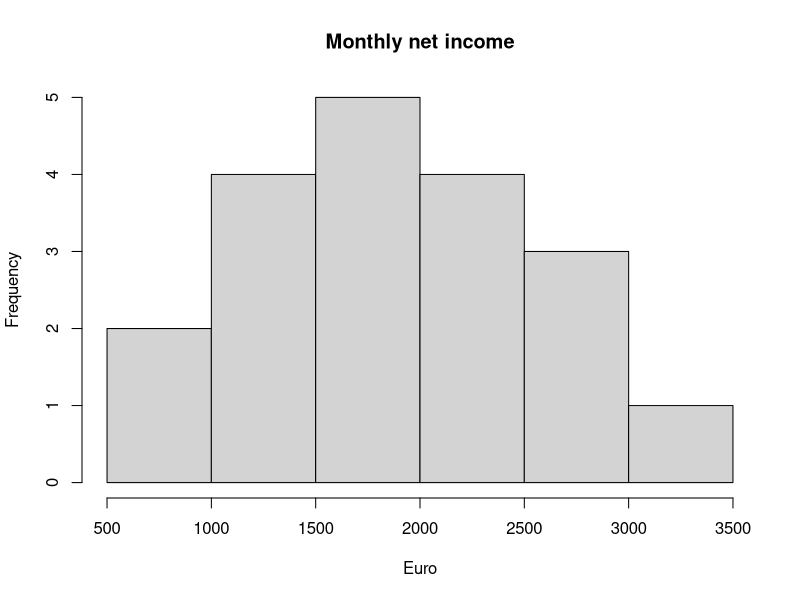
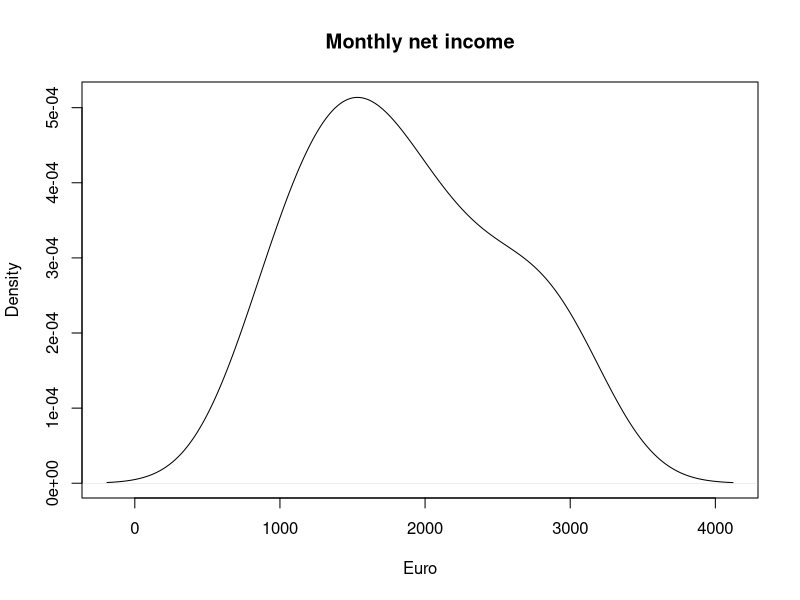
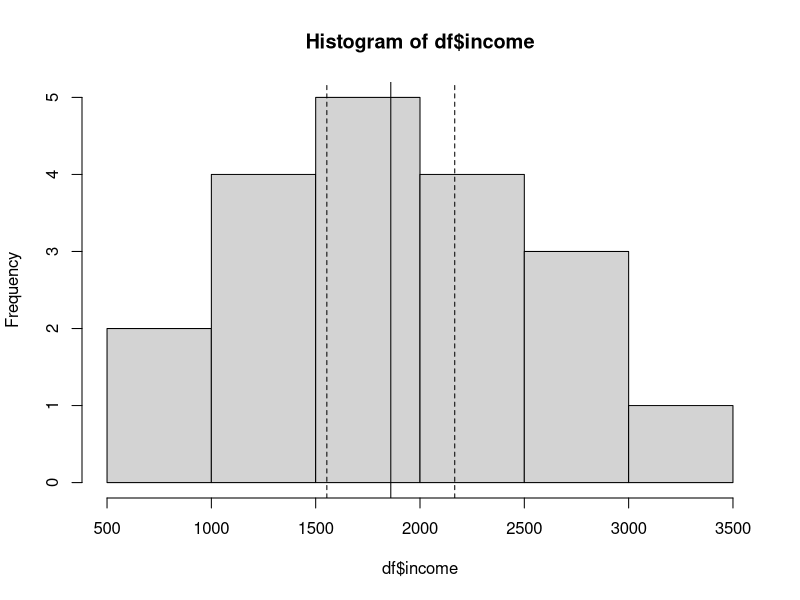
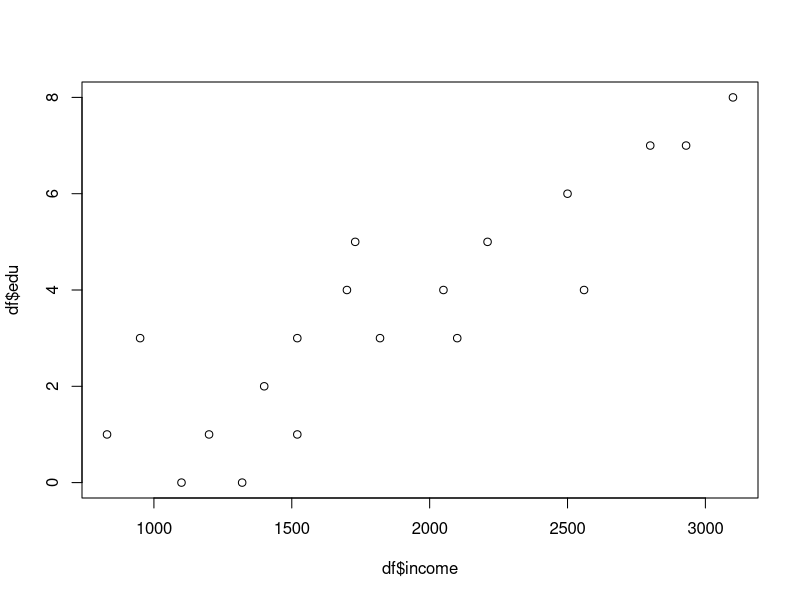
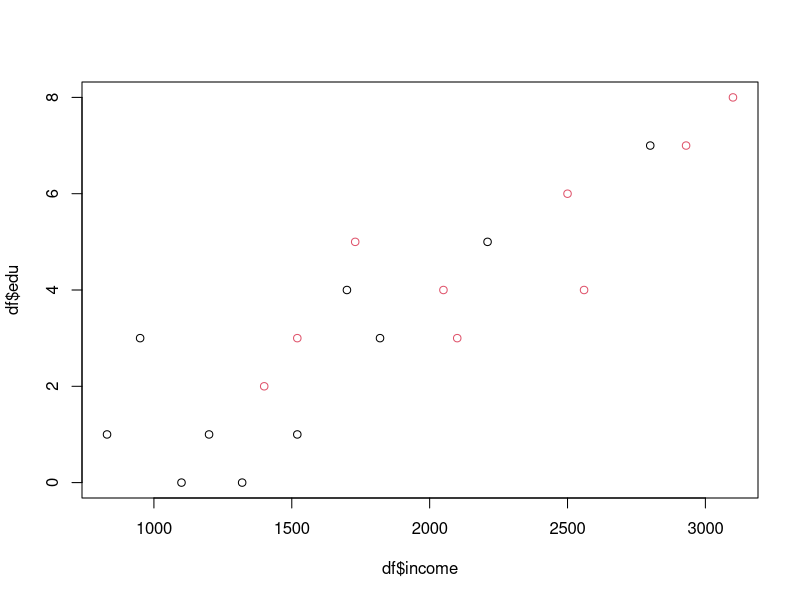
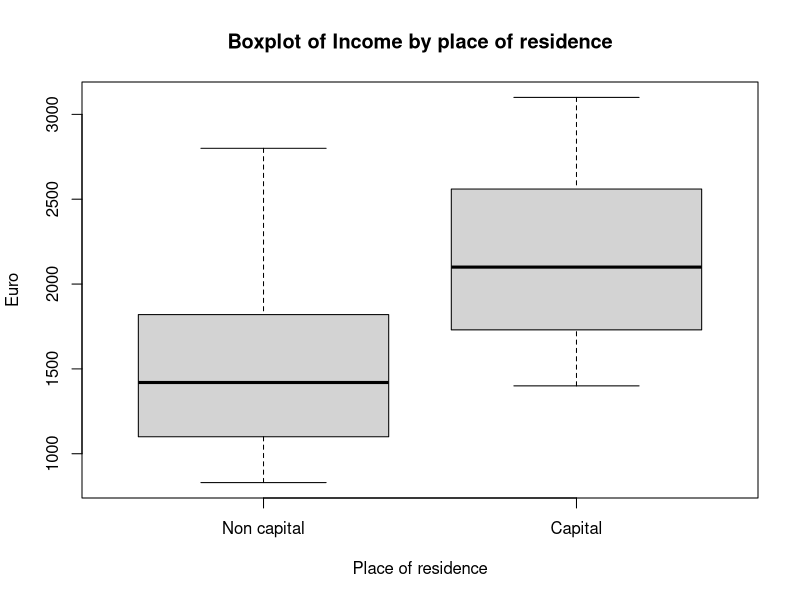
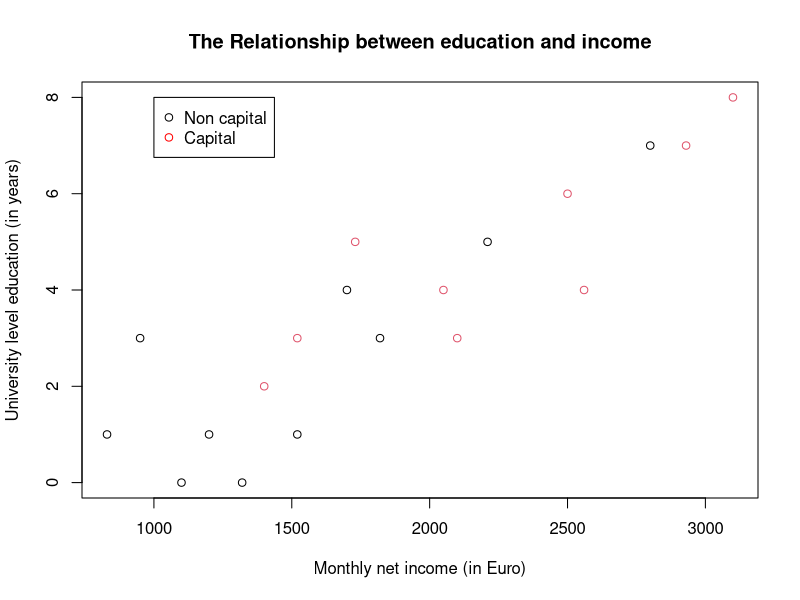

Write R code to recreate these figures, in order.
# Applied Statistical Analysis I      
# Tutorial 2: Hypothesis testing, experiments, difference in means                       

# Get working directory
getwd()

# Set working directory 
setwd("/Users/hannahfrank/StatsI_Fall2023_prep")
getwd()

# Agenda
# (a.) Descriptive analysis
# (b.) Confidence intervals
# (c.) Significance test for a mean
# (d.) Significance test for a difference in means

### Research Question -----------
# Is there a relationship between education and income?

# Load data 
df <- read.csv("datasets/fictional_data.csv")

# Selection of variables
# Education: University level education in years
# Income: Monthly net income
# Capital: Whether the person lives in capital or not

### (a.) Descriptive analysis ----------

# First step, look at data
View(df)
head(df)
str(df) # Structure of R object
?str

mean(df$income) # Central tendency, mean
var(df$income) # Variability, variance
sd(df$income) # Variability, standard deviation
sd(df$income)/sqrt(length(df$income)) # Variability, standard **error**

# Step by step
df$income # Access variable
length(df$income) # Number of observations
sqrt(length(df$income)) # Take square root
sqrt(19)

# Get summary statistics for entire dataset
summary(df)

# Some quick visualizations, to look at distribution
hist(df$income,
     #breaks = 20,
     main="Monthly net income",
     xlab="Euro")

plot(density(df$incom),
     main="Monthly net income",
     xlab="Euro")

# Which kind of inferences can we make with regards to the population,
# based on the sample data?
mean(df$income) # Sample mean is estimate for population mean
sd(df$income)/sqrt(length(df$income)) 
# Standard **error** (Sample standard deviation adjusted by sample size)
# is estimate for standard deviation of the sampling distribution

# Why do we need standard error? --> to calculate measures of
# uncertainty for our point estimate (e.g., confidence intervals, and p-values)

# (b.) Confidence intervals --------
# Definition: Point estimate +/- Margin of error, 
# where margin of error is a multiple of the standard error

# What do we need?
mean(df$income) # Point estimate
sd(df$income)/sqrt(length(df$income)) # Standard error

# How to find the multiple?
# Looking at the normal distribution, we see that 
# 95% of observations lie within +/-1.96 (approximately 2)
# standard errors of point estimate 

# The **approximate** solution 
# Lower bound, 95 confidence level
upper_95 = mean(df$income)+(1.96*sd(df$income)/sqrt(length(df$income)))

# Upper bound, 95 confidence level
lower_95 = mean(df$income)-(1.96*sd(df$income)/sqrt(length(df$income)))

# Print
lower_95
mean(df$income)
upper_95

# The **precise** solution, using normal distribution
# Lower bound, 95 confidence level
lower_95_n <- qnorm(0.025, 
                    mean = mean(df$incom), 
                    sd = (sd(df$income)/sqrt(length(df$income))))

# Upper bound, 95 confidence level
upper_95_n <- qnorm(0.975,
                    mean = mean(df$income),
                    sd = (sd(df$incom)/sqrt(length(df$income))))

# Step by step
?qnorm
qnorm(0.025) # value for first 2.5%
qnorm(0.975) # value last 2.5%
qnorm(0.025, mean=2, sd=0.4) # Change mean and standard error

# Print
lower_95_n
mean(df$income)
upper_95_n

# How to calculate 99% confidence intervals?
# When to use normal distribution and when to use t distribution?

# The **precise** solution, using t distribution
t_score <- qt(0.995, df=length(df$income)-1)
lower_99_t <- mean(df$income)-(t_score)*(sd(df$income)/sqrt(length(df$income)))
upper_99_t <- mean(df$income)+(t_score)*(sd(df$income)/sqrt(length(df$income)))

# Step by step 
?qt
qt(0.005, df=length(df$income)-1) # critical value for first 0.5%
qt(0.995, df=length(df$income)-1) # last 0.5%
qt(0.005, df=length(df$income)-1, lower.tail=FALSE) # last 0.5%

# Print
lower_99_t
mean(df$income)
upper_99_t

# Update Histogram 
hist(df$income)
abline(v=mean(df$income),col="black")
abline(v=lower_95,col="black",lty="dashed")
abline(v=upper_95,col="black",lty="dashed")

# Is there a relationship between education and income?

# Scatter plot 
plot(df$income,df$edu)
plot(df$income,df$edu,
     col=df$cap+1) # Color over third variable (+1, because first color in R is white)

# Improve visualization and save
png(file="tutorials/02/scatter_plot.png")
plot(df$income,
     df$edu,
     col=df$cap+1,
     xlab="Monthly net income (in Euro)",
     ylab="University level education (in years)",
     main="The Relationship between education and income")
# Add legend
legend(1000, 8, # x and y position of legend
       legend=c("Non capital", "Capital"),
       col=c("black","red"),
       pch=1) # Marker type (1 is default)
dev.off()

# Boxplot
boxplot(df$income ~ df$cap, 
        main="Boxplot of Income by place of residence",
        ylab="Euro",
        xlab="Place of residence",
        names=c("Non capital","Capital"))

# (c.) Significance test for a mean ------

# What is the average monthly income in Ireland
# According to a quick Google search, it is 3034
# How does our sample compare to the population, 
# being the working population in Ireland?

t.test(df$income, mu = 3034)
?t.test
t.test(df$income, mu = 3034, alternative = "less")

# We also found a much easier way to calculate the confidence intervals (!)
t.test(df$income, conf.level = 0.99, alternative = "two.sided")

# Let's double check
lower_99_t
mean(df$income)
upper_99_t

# (d.) Significance test for a difference in means ------

# On average, do people earn differently in the capital
# compared to people who do not reside in the capital?

# Calculate means for subgroups
mean(df[df$cap==0, ]$income)
mean(df[df$cap==1, ]$income)

# Step by step
df$cap 
df$cap==0 # Only consider cases with cap==0 
df[df$cap==0, ] # Subsetting rows accordingly
df[df$cap==0, ]$income # Access variable
mean(df[df$cap==0, ]$income) # Calculate mean

# t-test
t.test(df$income ~ df$cap, alternative = "two.sided")
?t.test

# On average, do people earn more in the capital
# compared to people who do not reside in the capital?

# t-test
t.test(df$income ~ df$cap, alternative = "less")

